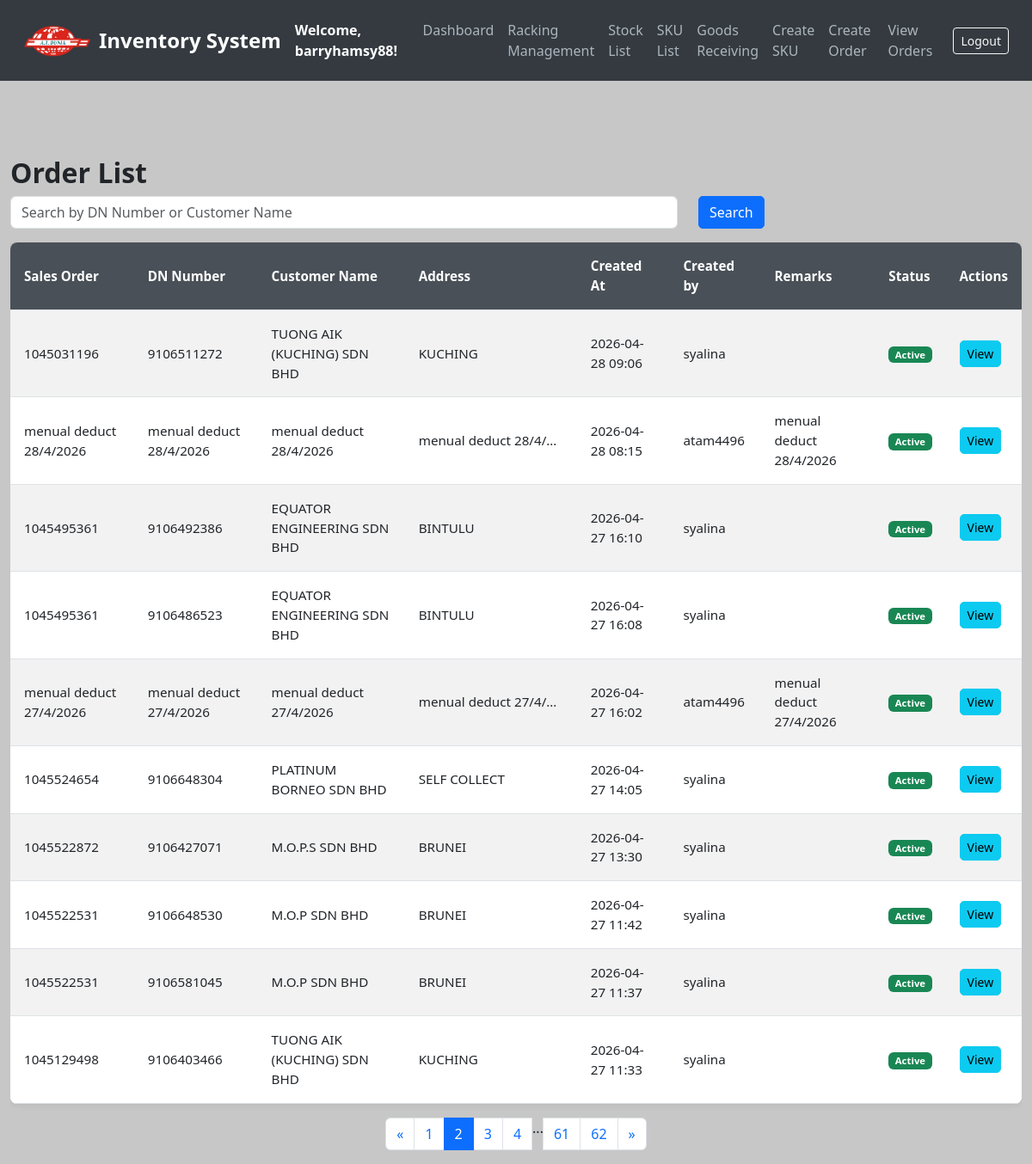
The page /orders?page=2&search= (signed in) on the database its author committed.
### models.py (models this page shows, shortened)
class User(UserMixin, db.Model):
    __tablename__ = 'users'
    id = db.Column(db.Integer, primary_key=True)
    username = db.Column(db.String(80), unique=True, nullable=False)
    email = db.Column(db.String(120), unique=True, nullable=False)
    password = db.Column(db.String(200), nullable=False)  # Store hashed passwords
    date_created = db.Column(db.DateTime, default=get_local_time)
    last_login = db.Column(db.DateTime, nullable=True)
    is_active = db.Column(db.Boolean, default=True)  # For account activation/deactivation
    is_approved = db.Column(db.Boolean, default=False)
    is_admin = db.Column(db.Boolean, default=False)

class Order(db.Model):
    __tablename__ = 'orders'
    id = db.Column(db.Integer, primary_key=True)
    dn_number = db.Column(db.String(50), unique=True, nullable=False)  # Add DN number field
    created_at = db.Column(db.DateTime, default=get_local_time)
    customer_name = db.Column(db.String(100), nullable=False)
    address = db.Column(db.String(255), nullable=False)
    sales_order = db.Column(db.String(255), nullable=False)
    remarks = db.Column(db.String(255), nullable=True)
    status = db.Column(db.String(20), default='active')
    created_by = db.Column(db.String(255), nullable=True)
    last_updated_by = db.Column(db.String(255), nullable=True)  # Add this line
    items = db.relationship('OrderItem', backref='order', cascade='all, delete-orphan', lazy=True)

### app.py (the view)
@app.route('/orders')
@login_required
def list_orders():
    search = request.args.get('search', '')
    page = request.args.get('page', 1, type=int)
    query = Order.query.filter(
        Order.dn_number.like(f"%{search}%") |
        Order.customer_name.like(f"%{search}%") |
        Order.sales_order.like(f"%{search}%")  # ← ADDED THIS!
    ).order_by(Order.created_at.desc())  # Sort by most recent orders
    pagination = query.paginate(page=page, per_page=10, error_out=False)
    return render_template('list_orders.html', orders=pagination.items, pagination=pagination, search=search)

### app.py (called while the page is built)
@login_manager.user_loader
def load_user(user_id):
    return db.session.get(User, int(user_id))

### templates/list_orders.html (shortened to what this page needs)
<!DOCTYPE html>
<html lang="en">
<head>
    <link href="https://cdn.jsdelivr.net/npm/bootstrap@5.3.0/dist/css/bootstrap.min.css" rel="stylesheet">
</head>
<body>
<nav class="navbar navbar-expand-lg navbar-dark">
    <div class="container-fluid">
        <img src="{{ url_for('static', filename='logo_.png') }}" alt="Logo" width="80" height="40" class="me-2">
        <a class="navbar-brand" href="/">Inventory System</a>
        <strong class="text-white">Welcome, {{ current_user.username }}!</strong>
        <div class="collapse navbar-collapse" id="navbarNav">
            <ul class="navbar-nav ms-auto">
                <li class="nav-item"><a class="nav-link" href="/dashboard">Dashboard</a></li>
                <li class="nav-item"><a class="nav-link" href="/create_racking">Racking Management</a></li>
                <li class="nav-item"><a class="nav-link" href="/stocks">Stock List</a></li>
                <li class="nav-item"><a class="nav-link" href="/sku-list">SKU List</a></li>
                <li class="nav-item"><a class="nav-link" href="/create-stock">Goods Receiving</a></li>
                <li class="nav-item"><a class="nav-link" href="/add-sku">Create SKU</a></li>
                <li class="nav-item"><a class="nav-link" href="/create-order">Create Order</a></li>
                <li class="nav-item"><a class="nav-link" href="/orders">View Orders</a></li>
            </ul>
            <form class="d-flex ms-3" action="{{ url_for('logout') }}" method="POST">
                <button class="btn btn-sm btn-outline-light" type="submit">Logout</button>
            </form>
        </div>
    </div>
</nav>
<div class="container mt-5">
    <h2>Order List</h2>
    <form method="GET" action="/orders" class="row mb-3">
        <div class="col-md-8">
            <input type="text" name="search" class="form-control" value="{{ search }}" placeholder="Search by DN Number or Customer Name">
        </div>
        <div class="col-md-4">
            <button type="submit" class="btn btn-primary">Search</button>
        </div>
    </form>
    <div class="table-responsive">
        <table class="table table-striped">
            <thead>
                <tr>
                    <th>Sales Order</th>
                    <th>DN Number</th>
                    <th>Customer Name</th>
                    <th>Address</th>
                    <th>Created At</th>
                    <th>Created by</th>
                    <th>Remarks</th>
                    <th>Status</th>
                    <th>Actions</th>
                </tr>
            </thead>
            <tbody>
                {% for order in orders %}
                <tr>
                    <td>{{ order.sales_order }}</td>
                    <td>{{ order.dn_number }}</td>
                    <td>{{ order.customer_name }}</td>
                    <td class="address-cell" title="{{ order.address }}">
                        {{ order.address[:50] }}{% if order.address|length > 50 %}...{% endif %}
                    </td>
                    <td>{{ order.created_at.strftime('%Y-%m-%d %H:%M') }}</td>
                    <td>{{ order.created_by }}</td>
                    <td>{{ order.remarks }}</td>
    <td>
        {% if order.status == 'cancelled' %}
            <span class="badge bg-danger">Cancelled</span>
        {% elif order.status == 'completed' %}
            <span class="badge bg-primary">Completed</span>
        {% else %}
            <span class="badge bg-success">Active</span>
        {% endif %}
    </td>
                    <td>
                        <a href="{{ url_for('view_order', order_id=order.id) }}" class="btn btn-info btn-sm">View</a>
                    </td>
                </tr>
                {% endfor %}
            </tbody>
        </table>
    </div>
    <div class="d-flex justify-content-center">
        <nav aria-label="Page navigation">
            <ul class="pagination">
                {% if pagination.has_prev %}
                <li class="page-item">
                    <a class="page-link" href="{{ url_for('list_orders', page=pagination.prev_num, search=search) }}" aria-label="Previous">
                        <span aria-hidden="true">&laquo;</span>
                    </a>
                </li>
                {% else %}
                <li class="page-item disabled">
                    <span class="page-link">&laquo;</span>
                </li>
                {% endif %}
                {% for page_num in pagination.iter_pages(left_edge=2, right_edge=2, left_current=2, right_current=2) %}
                {% if page_num %}
                    {% if page_num == pagination.page %}
                    <li class="page-item active"><span class="page-link">{{ page_num }}</span></li>
                    {% else %}
                    <li class="page-item"><a class="page-link" href="{{ url_for('list_orders', page=page_num, search=search) }}">{{ page_num }}</a></li>
                    {% endif %}
                {% else %}
                <li class="page-item disabled"><span class="page-list">...</span></li>
                {% endif %}
                {% endfor %}
                {% if pagination.has_next %}
                <li class="page-item">
                    <a class="page-link" href="{{ url_for('list_orders', page=pagination.next_num, search=search) }}" aria-label="Next">
                        <span aria-hidden="true">&raquo;</span>
                    </a>
                </li>
                {% else %}
                <li class="page-item disabled">
                    <span class="page-link">&raquo;</span>
                </li>
                {% endif %}
            </ul>
        </nav>
    </div>
</div>
</body>
</html>

### templates/list_orders.html (style rules this page uses)
body { background-color: #C7C7C7; color: #212529; }
.navbar { background-color: #343a40; padding: 15px; }
.navbar-brand { font-weight: bold; color: #fff; font-size: 1.5rem; }
.nav-link { color: #adb5bd; font-weight: 500; }
.container { max-width: 1400px; padding-top: 40px; }
.table { background-color: #fff; border-radius: 8px; overflow: hidden; box-shadow: 0px 0px 10px rgba(0, 0, 0, 0.1); }
.table th, .table td { vertical-align: middle; font-size: 0.95rem; padding: 1rem; }
.table th { background-color: #495057; color: #fff; }
.table-striped tbody tr:nth-of-type(odd) { background-color: #f8f9fa; }
.address-cell { max-width: 200px; white-space: nowrap; overflow: hidden; text-overflow: ellipsis; cursor: help; }
.btn-primary, .btn-success, .btn-danger { border-radius: 5px; transition: all 0.3s ease; }
h2 { font-size: 2rem; font-weight: bold; }
.btn-info, .btn-success, .btn-danger { border-radius: 5px; transition: all 0.3s ease; }

### rows shown on the page
User: username "barryhamsy88"
Order: sales_order "1045031196", dn_number "9106511272", customer_name "TUONG AIK (KUCHING) SDN BHD", address "KUCHING", created_at "2026-04-28 09:06", created_by "syalina", status "Active"
Order: sales_order "menual deduct 28/4/2026", dn_number "menual deduct 28/4/2026", customer_name "menual deduct 28/4/2026", address "menual deduct 28/4/…", created_at "2026-04-28 08:15", created_by "atam4496", remarks "menual deduct 28/4/2026", status "Active"
Order: sales_order "1045495361", dn_number "9106492386", customer_name "EQUATOR ENGINEERING SDN BHD", address "BINTULU", created_at "2026-04-27 16:10", created_by "syalina", status "Active"
Order: sales_order "1045495361", dn_number "9106486523", customer_name "EQUATOR ENGINEERING SDN BHD", address "BINTULU", created_at "2026-04-27 16:08", created_by "syalina", status "Active"
Order: sales_order "menual deduct 27/4/2026", dn_number "menual deduct 27/4/2026", customer_name "menual deduct 27/4/2026", address "menual deduct 27/4/…", created_at "2026-04-27 16:02", created_by "atam4496", remarks "menual deduct 27/4/2026", status "Active"
Order: sales_order "1045524654", dn_number "9106648304", customer_name "PLATINUM BORNEO SDN BHD", address "SELF COLLECT", created_at "2026-04-27 14:05", created_by "syalina", status "Active"
Order: sales_order "1045522872", dn_number "9106427071", customer_name "M.O.P.S SDN BHD", address "BRUNEI", created_at "2026-04-27 13:30", created_by "syalina", status "Active"
Order: sales_order "1045522531", dn_number "9106648530", customer_name "M.O.P SDN BHD", address "BRUNEI", created_at "2026-04-27 11:42", created_by "syalina", status "Active"
Order: sales_order "1045522531", dn_number "9106581045", customer_name "M.O.P SDN BHD", address "BRUNEI", created_at "2026-04-27 11:37", created_by "syalina", status "Active"
Order: sales_order "1045129498", dn_number "9106403466", customer_name "TUONG AIK (KUCHING) SDN BHD", address "KUCHING", created_at "2026-04-27 11:33", created_by "syalina", status "Active"

### other values the page prints
{{ page_num }} "1" "3" "4" "61" "62"
{{ page_num }} "2"
